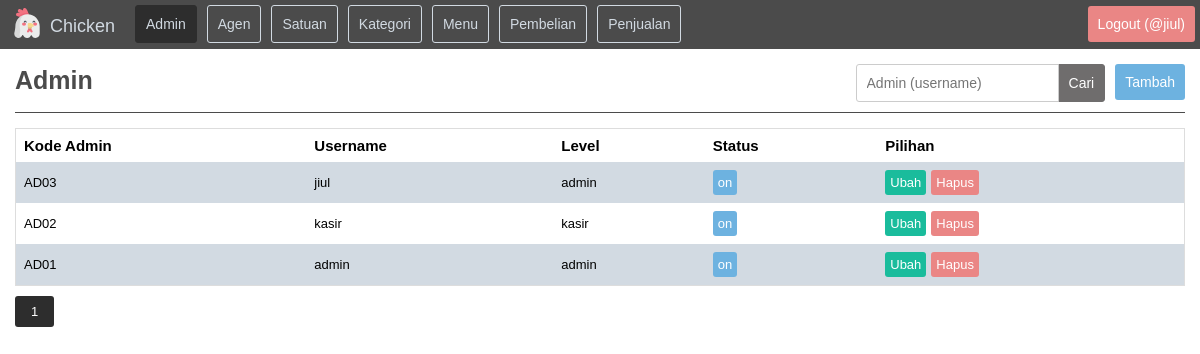
Page /?folder=admin&file=index (signed in) on the committed database.
### tables this page shows
CREATE TABLE `tabel_admin` (
  `kolom_kode_admin` char(4) NOT NULL,
  `kolom_username` varchar(10) NOT NULL,
  `kolom_password` varchar(10) NOT NULL,
  `kolom_password_sha1` varchar(40) NOT NULL,
  `kolom_level` enum('admin','kasir') NOT NULL,
  `kolom_status_admin` enum('on','off') NOT NULL
);

### page/admin/index.php (the view, shortened to what this page needs)
<?php
	$pencarian			=	isset($_GET["pencarian"]) ? $_GET["pencarian"] : false;
	if ($pencarian) {
		$url_pencarian 	=	"&pencarian=$pencarian";
		$where 			=	"WHERE kolom_username LIKE '%$pencarian%'";
	}
	else {
		$url_pencarian 	=	"";
		$where 			=	"";
	}
	$pagination			=	isset($_GET["pagination"]) ? $_GET["pagination"] : 1;
	$data_per_halaman	=	10;
	$mulai_dari 		=	($pagination - 1) * $data_per_halaman;
	$sql				=	mysqli_query($koneksi, 	"
														SELECT * FROM
															tabel_admin
															$where
														ORDER BY
															kolom_kode_admin
														DESC
														LIMIT
															$mulai_dari, $data_per_halaman
													")
													or die ("
														<div class='alert'>
															sql error<br>
															".mysqli_errno($koneksi)." - ".mysqli_error($koneksi)."
														</div>
													");
	$sqlTotal 			=	mysqli_query($koneksi,"SELECT * FROM tabel_admin $where");
?>
<div class="header">
	<h1>Admin</h1>
	<a href="<?php echo base_url."?folder=admin&file=tambah"; ?>" class="tambah">Tambah</a>
	<form method="get" name="formPencarianAdmin">
		<button type="submit">Cari</button>
		<input type="text" name="pencarian" value="<?php echo $pencarian; ?>" placeholder="Admin (username) ">
	</form>
</div>
<?php if (mysqli_num_rows($sql)==0) { ?>
	<div class="alert">
		Tidak ada data admin
	</div>
<?php } else { ?>
	<div class="table-responsive">
		<table>
			<tr>
				<th>Kode Admin</th>
				<th>Username</th>
				<th>Level</th>
				<th>Status</th>
				<th>Pilihan</th>
			</tr>
			<?php while ($row = mysqli_fetch_array($sql)) { ?>
				<tr>
					<td><?php echo $row["kolom_kode_admin"]; ?></td>
					<td><?php echo $row["kolom_username"]; ?></td>
					<td><?php echo $row["kolom_level"]; ?></td>
					<td>
						<?php if ($row["kolom_status_admin"]=="on") { ?>
							<div class="status-on">
								on
							</div>
						<?php } else { ?>
							<div class="status-off">
								off
							</div>
						<?php } ?>
					</td>
					<td>
						<a href="<?php echo base_url."?folder=admin&file=ubah&kode_admin=$row[kolom_kode_admin]"; ?>" class="ubah">
							Ubah
						</a>
						<a href="<?php echo base_url."?folder=admin&file=hapus&kode_admin=$row[kolom_kode_admin]"; ?>" class="hapus">
							Hapus
						</a>
					</td>
				</tr>
			<?php } ?>
		</table>
	</div>
	<?php echo pagination($sqlTotal, $data_per_halaman, $pagination, "?folder=admin&file=index$url_pencarian"); ?>
<?php } ?>

### css/style.css (style rules this page uses)
body { margin: 0; padding: 0; font-family: arial; }

### css/main.css (style rules this page uses)
.main .header { overflow: hidden; border-bottom: 1px solid #4b4b4b; }
.main .header h1 { float: left; color: #4b4b4b; font-size: 25px; }
.main .header form { float: right; }
.main .header input[type=text] { padding: 10px; margin: 5px 0px 5px 5px; font-size: 14px; border-top-left-radius: 3px; border-bottom-left-radius: 3px; float: right; position: relative; top: 10px; border: 1px solid #ccc; }
.main .header button { padding: 10px; margin: 5px 5px 5px -1px; font-size: 14px; border-top-right-radius: 3px; border-bottom-right-radius: 3px; float: right; position: relative; top: 10px; border: 1px solid #6f6d6d; cursor: pointer; background-color: #6f6d6d; color: #fff; }
.main .header a { color: #fff; text-align: center; padding: 10px; margin: 5px 0px 5px 5px; text-decoration: none; font-size: 14px; border-radius: 3px; background-color: #6db2e0; float: right; position: relative; top: 10px; }

### css/table.css (style rules this page uses)
.table-responsive { overflow-x: auto; margin-top: 15px; }
table { border-collapse: collapse; border-spacing: 0; width: 100%; border: 1px solid #ddd; }
th, td { text-align: left; padding: 8px; }
th { font-size: 15px; }
td { font-size: 13px; }
tr:nth-child(even) { background-color: #d2dae2; }
table .status-on { background-color: #6db2e0; padding: 5px; color: #fff; float: left; border-radius: 3px; margin-right: 5px; }
table .ubah { text-decoration: none; background-color: #1abc9c; padding: 5px; color: #fff; float: left; border-radius: 3px; margin-right: 5px; }
table .hapus { text-decoration: none; background-color: #ea8685; padding: 5px; color: #fff; float: left; border-radius: 3px; }

### rows in the picture
tabel_admin: kolom_kode_admin "AD03", kolom_username "jiul", kolom_level "admin", kolom_status_admin "on"
tabel_admin: kolom_kode_admin "AD02", kolom_username "kasir", kolom_level "kasir", kolom_status_admin "on"
tabel_admin: kolom_kode_admin "AD01", kolom_username "admin", kolom_level "admin", kolom_status_admin "on"

### other values in the picture
$session_username "jiul"
